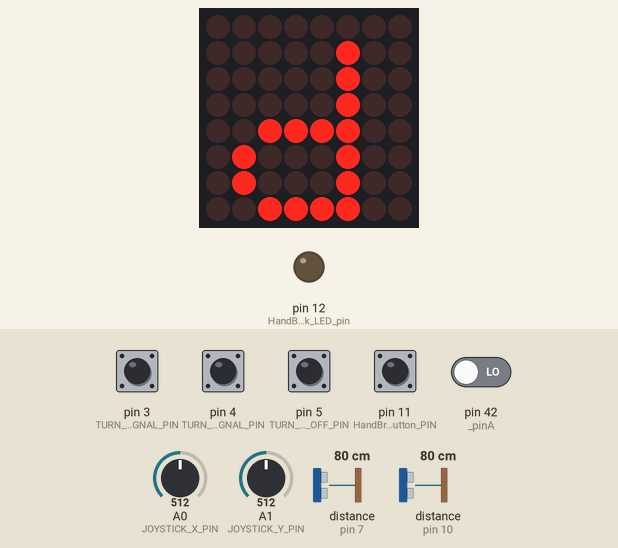
This sketch was run on a simulated Arduino Mega 2560, built with avr-gcc and run on an emulated ATmega2560. Shown: 8×8 LED matrix, output pins drawn as LEDs (lit = HIGH). Wiring (inferred from the names in the program): 2 × ultrasonic range finder: trigger pin 6, echo pin 7 / trigger pin 9, echo pin 10; MAX7219 LED driver (orientation assumed): data pin 30; clock pin 34; CS pin 32. The inputs (shaded band) are chosen by the test bench; at power-on: pin 3 (TURN_RIGHT_SIGNAL_PIN), pin 4 (TURN_LEFT_SIGNAL_PIN), pin 5 (TURN_SIGNAL_OFF_PIN), pin 11 (HandBreak_Button_PIN) HIGH, pin 42 (_pinA) LOW, A1 (JOYSTICK_Y_PIN) = 512, A0 (JOYSTICK_X_PIN) = 512, distance to the obstacle (sensors on pin 7, pin 10) 80 cm. The echo pulse lasts 58.3 µs per cm; pins used as bus, display or sensor lines are not drawn; what the sketch prints to the serial monitor is not drawn.

Above: at 1.2 s.
1.3 s: A1 (JOYSTICK_Y_PIN) set to 693
4.3 s: A1 (JOYSTICK_Y_PIN) set to 711
At 4.8 s:
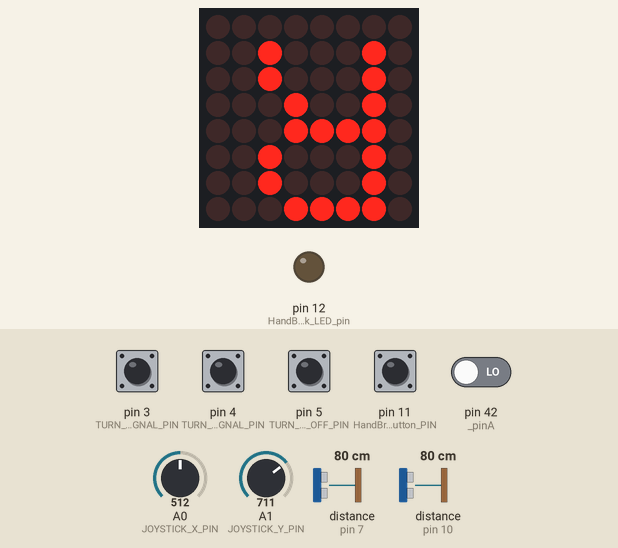
5.8 s: A1 (JOYSTICK_Y_PIN) set to 313
7.3 s: A1 (JOYSTICK_Y_PIN) set to 282
At 8.0 s:
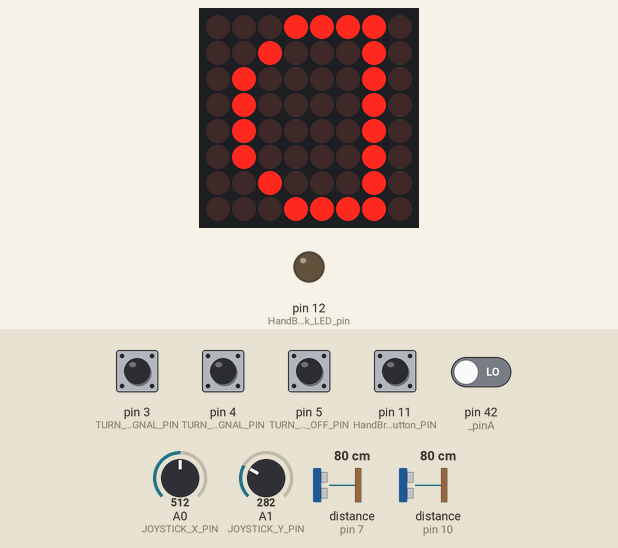
8.8 s: pin 11 (HandBreak_Button_PIN) pulled LOW for 0.15 s
At 8.88 s:
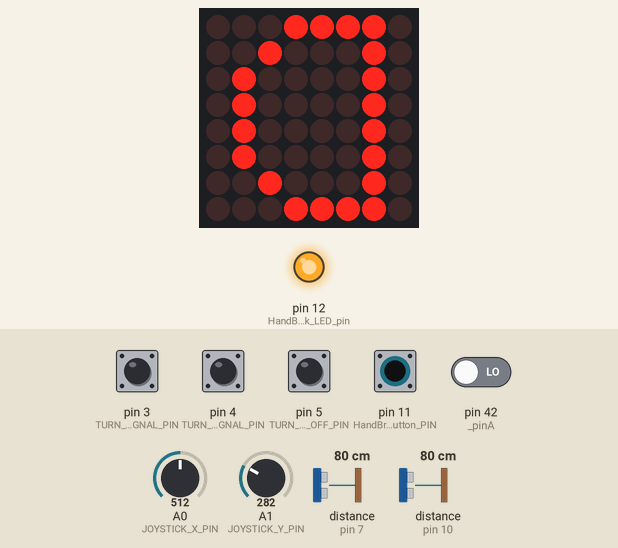
Timing chart, 0 to 11.8 s (numbered marks = the images above; inputs shaded):
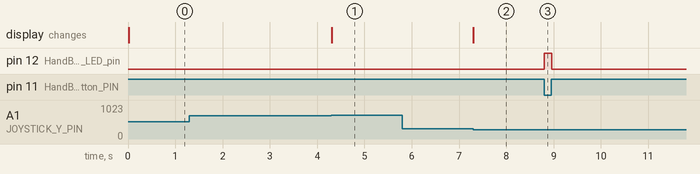

The sketch:

main.ino
```cpp
#include "Ultrasonic.h"         // Include the ultrasonic module
#include "SerialToPython.h"     // Include the serial module
#include "RotaryEncoder.h"      // Include the rotary encoder module
#include "JoystickController.h" // Include the joystick controller module
#include "LED8x8Matrix.h"
#include "TurnSignal.h" // Include the turn signal module
#include <stdint.h>

float acceleration;
float deceleration;
int32_t steering_angle = 0; // Steering angle in degrees
bool handbreak = true;      // true for handbrake engaged, false for disengaged
char gear;                  // 'D' for drive, 'R' for reverse, 'P' for parking
char turn_signal;           // 'R' for right, 'L' for left, 'N' for none

#define HandBreak_Button_PIN 11 // Pin for handbrake
#define HandBreak_LED_pin 12

// Create a RotaryEncoder instance
RotaryEncoder encoder;       // Connect encoder pins A and B to pins 2 and 3
JoystickController joystick; // Create a JoystickController instance
Ultrasonic ultrasonic;       // Create an Ultrasonic instance
LED8x8Matrix matrix;         // Create an LED8x8Matrix instance
TurnSignal turnsignal;       // Create a TurnSignal instance

void setup()
{
    Serial.begin(115200); // Initialize ultrasonic sensors
    encoder.begin();      // Initialize the rotary encoder
    ultrasonic.begin();
    matrix.begin();     // Initialize the LED matrix
    turnsignal.begin(); // Initialize the turn signal
    encoder.resetAngle();
    pinMode(HandBreak_Button_PIN, INPUT_PULLUP); // Set handbrake pin as input
    pinMode(HandBreak_LED_pin, OUTPUT);          // Set handbrake LED pin as output
}

void loop()
{
    // // Measure acceleration and deceleration
    acceleration = ultrasonic.measure_acceleration();
    deceleration = ultrasonic.measure_deceleration();

    // // Update the steering angle
    encoder.update();
    steering_angle = encoder.getAngle();
    // Serial.print("Steering Angle: ");
    // Serial.println(steering_angle);
    gear = joystick.get_gear_status();
    matrix.displayGear(gear);
    turn_signal = turnsignal.read_signal();
    handbreak = (digitalRead(HandBreak_Button_PIN) == LOW);
    if (handbreak)
    {
        digitalWrite(HandBreak_LED_pin, HIGH); // Turn on the LED if handbrake is engaged
    }
    else
    {
        digitalWrite(HandBreak_LED_pin, LOW); // Turn off the LED if handbrake is disengaged
    }

    // Serial.print("Turn Signal: ");
    // Serial.println(turn_signal);

    // Send data to Python
    Serial_to_python::send_data(acceleration, deceleration, steering_angle, handbreak, gear, turn_signal);

    // delay(50); // Wait for 100ms before the next update
}
```

JoystickController.cpp
```cpp
#include "JoystickController.h"

// Read the X axis value (0-1023)
int JoystickController::readX() {
    return analogRead(xPin);
}

// Read the Y axis value (0-1023)
int JoystickController::readY() {
    return analogRead(yPin);
}

char JoystickController::get_gear_status() {
    int x_value = readX();
    int y_value = readY();


    // 0 < x, y < 1023
    if (y_value < 300) {
        gear_state = 'D';  // Drive 搖桿往上是D
    } else if (y_value > 700) {
        gear_state = 'R';  // Reverse 搖桿往下是R
    } else if (x_value < 300) {
        gear_state = 'P';  // Park
    }

    return gear_state;
}
```

JoystickController.h
```cpp
#ifndef JOYSTICK_CONTROLLER_H
#define JOYSTICK_CONTROLLER_H

#include <Arduino.h>

#define JOYSTICK_X_PIN A0  // Default pin for X-axis
#define JOYSTICK_Y_PIN A1  // Default pin for Y-axis\

class JoystickController {
public:
    // Constructor: xPin and yPin for analog joystick axes, buttonPin for the push-button
    JoystickController()
        : xPin(JOYSTICK_X_PIN), yPin(JOYSTICK_Y_PIN), gear_state('P') {}  // Default pin numbers;

    // Initialize the joystick (set pin modes)

    // Read the X-axis value (0-1023)
    int readX();

    // Read the Y-axis value (0-1023)
    int readY();

    // Read the push-button state (HIGH or LOW)
    bool readButton();

    char get_gear_status();

private:
    uint8_t xPin;
    uint8_t yPin;
    char gear_state;  // 'D' for drive, 'R' for reverse, 'P' for parking
};

#endif
```

LED8x8Matrix.cpp
```cpp
#include "LED8x8Matrix.h"

#define DINPIN 30
#define CSPIN 32
#define CLKPIN 34

LED8x8Matrix::LED8x8Matrix()
    : din(DINPIN), cs(CSPIN), clk(CLKPIN)
{
    clear();
}

const uint8_t letterD[8] = {
    0b01111000, // .####...
    0b01000100, // .#....#.
    0b01000010, // .#....#.
    0b01000010, // .#....#.
    0b01000010, // .#....#.
    0b01000010, // .#....#.
    0b01000100, // .#...#..
    0b01111000  // .####...
};

const uint8_t letterR[8] = {
    0b00000000, //
    0b01000100,
    0b01000100,
    0b01001000,
    0b01111000,
    0b01000100,
    0b01000100,
    0b01111000  //
};

const uint8_t letterP[8] = {
    0b00000000, // ........
    0b00100000, // .#......
    0b00100000, // .#......
    0b00100000, // .#......
    0b00111100, // .###....
    0b00100010, // .#..#...
    0b00100010, // .#..#...
    0b00111100  // .###....
};

void LED8x8Matrix::begin() {
    pinMode(din, OUTPUT);
    pinMode(cs, OUTPUT);
    pinMode(clk, OUTPUT);
    digitalWrite(cs, HIGH);

    // MAX7219 setup:
    sendByte(0x09, 0x00); // Disable decode mode for all digits
    sendByte(0x0A, 0x0F); // Intensity: adjust brightness (0x00 to 0x0F)
    sendByte(0x0B, 0x07); // Scan limit: display all 8 digits/rows
    sendByte(0x0C, 0x01); // Normal operation mode (turn off shutdown)
    sendByte(0x0F, 0x00); // Disable display test
    updateDisplay();
}

void LED8x8Matrix::clear() {
    for (int i = 0; i < 8; i++) {
        displayBuffer[i] = 0x00;
    }
}

void LED8x8Matrix::setPixel(uint8_t x, uint8_t y, bool state) {
    if (x >= 8 || y >= 8) return; // Out-of-bounds check
    if (state) {
        displayBuffer[y] |= (1 << x);
    } else {
        displayBuffer[y] &= ~(1 << x);
    }
}

void LED8x8Matrix::updateDisplay() {
    // MAX7219 registers 1 to 8 correspond to rows 0 to 7
    for (uint8_t row = 0; row < 8; row++) {
        sendByte(row + 1, displayBuffer[row]);
    }
}

void LED8x8Matrix::displayGear(char gear) {
    clear();
    switch (gear) {
        case 'D':
            for (uint8_t row = 0; row < 8; row++) {
                for (uint8_t col = 0; col < 8; col++) {
                    // Check if the bit corresponding to the current column is set.
                    // Bit 7 is leftmost so shift accordingly.
                    bool pixelOn = (letterD[row] >> (7 - col)) & 0x01;
                    setPixel(col, row, pixelOn);
                }
            }
            break;
        case 'R':
            for (uint8_t row = 0; row < 8; row++) {
                for (uint8_t col = 0; col < 8; col++) {
                    // Check if the bit corresponding to the current column is set.
                    // Bit 7 is leftmost so shift accordingly.
                    bool pixelOn = (letterR[row] >> (7 - col)) & 0x01;
                    setPixel(col, row, pixelOn);
                }
            }
            break;
        case 'P':
            for (uint8_t row = 0; row < 8; row++) {
                for (uint8_t col = 0; col < 8; col++) {
                    // Check if the bit corresponding to the current column is set.
                    // Bit 7 is leftmost so shift accordingly.
                    bool pixelOn = (letterP[row] >> (7 - col)) & 0x01;
                    setPixel(col, row, pixelOn);
                }
            }
            break;
        default:
            break;
    }
    updateDisplay();
}

void LED8x8Matrix::sendByte(uint8_t address, uint8_t data) {
    digitalWrite(cs, LOW);
    // Shift out the address and data with MSB first
    shiftOut(din, clk, MSBFIRST, address);
    shiftOut(din, clk, MSBFIRST, data);
    digitalWrite(cs, HIGH);
}
```

LED8x8Matrix.h
```cpp
#ifndef LED8X8MATRIX_H
#define LED8X8MATRIX_H

#include <Arduino.h>

class LED8x8Matrix {
public:
    // Constructor: dinPin: Data In, csPin: Chip Select, clkPin: Clock
    LED8x8Matrix();

    // Initializes the MAX7219-based LED matrix
    void begin();

    // Clear the display buffer (set all pixels off)
    void clear();

    // Set an individual pixel (x, y) with state (true = ON, false = OFF)
    void setPixel(uint8_t x, uint8_t y, bool state);

    // Update the LED matrix display with the buffer contents
    void updateDisplay();

    void displayGear(char gear); // Display the gear status on the matrix

private:
    uint8_t din;          // Data input pin
    uint8_t cs;           // Chip select pin
    uint8_t clk;          // Clock pin
    uint8_t displayBuffer[8]; // Buffer to hold 8 rows (one byte per row)

    // Low-level function to send a byte to a MAX7219 register
    void sendByte(uint8_t address, uint8_t data);
};

#endif
```

RotaryEncoder.cpp
```cpp
#include "RotaryEncoder.h"

#define _pinA 42
#define _pinB 44

// Constructor
RotaryEncoder::RotaryEncoder()
    : pinA(_pinA), pinB(_pinB), angle(0), lastStateA(LOW) {}

// Initialize the rotary encoder
void RotaryEncoder::begin() {
    pinMode(pinA, INPUT);
    pinMode(pinB, INPUT);
    lastStateA = digitalRead(pinA);  // Read the initial state of pin A
    // attachInterrupt(digitalPinToInterrupt(_pinA), RotaryEncoder::update, CHANGE);
}

// Update the angle based on encoder signals
void RotaryEncoder::update() {
    int clkValue = digitalRead(pinA);
    if(lastStateA == HIGH && clkValue == LOW) {
    // Serial.print("dtValue = ");
    // Serial.println(dtValue);
    // Serial.print("clkValue = ");
    // Serial.println(clkValue);
    int dtValue = digitalRead(pinB);
        if(dtValue == LOW) {
            angle--;
            Serial.println("CounterClockwise");
        } else {
            angle++;
            Serial.println("clockwise");
        }
    }
    lastStateA = clkValue;  // Update the last state of pin A
}

// Get the current steering angle
int32_t RotaryEncoder::getAngle() {
    return angle;
}

// Reset the angle to zero
void RotaryEncoder::resetAngle() {
    angle = 0;
}
```

RotaryEncoder.h
```cpp
#ifndef ROTARY_ENCODER_H
#define ROTARY_ENCODER_H

#include <Arduino.h>
#include <stdint.h>

class RotaryEncoder {
public:
    // Constructor
    RotaryEncoder();

    // Initialize the rotary encoder
    void begin();

    // Update the angle based on encoder signals
    void update();

    // Get the current steering angle
    int32_t getAngle();

    // Reset the angle to zero
    void resetAngle();

private:
    uint8_t pinA;       // Encoder pin A
    uint8_t pinB;       // Encoder pin B
    int32_t angle;          // Current steering angle (in steps)
    int lastStateA;     // Last state of pin A
};

#endif
```

SerialToPython.cpp
```cpp
#include "SerialToPython.h"
#include <Arduino.h>


void Serial_to_python::send_data(float acceleration, float deceleration, int32_t steering_angle, bool handbreak, char gear , char turn_signal) {
    Serial.write(HEADER);                      // Send header byte
    Serial.write((uint8_t*)&acceleration, 4);  // Send acceleration (4 bytes)
    Serial.write((uint8_t*)&deceleration, 4);  // Send deceleration (4 bytes)
    Serial.write((uint8_t*)&steering_angle, 4);                         // Send RPM (4 byte)
    Serial.write(handbreak);
    Serial.write(gear);
    Serial.write(turn_signal);
}
```

SerialToPython.h
```cpp
#define SERIAL_To_Python_H
#ifdef SERIAL_To_Python_H

#include <Arduino.h>

const uint8_t HEADER = 0xAA; // Header byte

namespace Serial_to_python{
    void send_data(float acceleration, float deceleration, int32_t steering_angle, bool handbreak, char gear , char turn_signal);
}

#endif
```

TurnSignal.cpp
```cpp
#include "TurnSignal.h"
#include <Arduino.h>

#define TURN_RIGHT_SIGNAL_PIN 3 // Pin for turn signal
#define TURN_LEFT_SIGNAL_PIN 4 // Pin for turn signal
#define TURN_SIGNAL_OFF_PIN 5 // Pin for turn signal

TurnSignal::TurnSignal() : turn_right_signal_pin(TURN_RIGHT_SIGNAL_PIN), turn_left_signal_pin(TURN_LEFT_SIGNAL_PIN), turn_signal_off_pin(TURN_SIGNAL_OFF_PIN), turn_signal_state('N') {}

void TurnSignal::begin() {
    pinMode(turn_right_signal_pin, INPUT_PULLUP); // Set the pin as input with pull-up resistor
    pinMode(turn_left_signal_pin, INPUT_PULLUP);
    pinMode(turn_signal_off_pin, INPUT_PULLUP);
}

char TurnSignal::read_signal() {
    if (digitalRead(turn_right_signal_pin) == LOW) {
        turn_signal_state = 'R'; // Right turn signal
    } else if (digitalRead(turn_left_signal_pin) == LOW) {
        turn_signal_state = 'L'; // Left turn signal
    } else if (digitalRead(turn_signal_off_pin) == LOW) {
        turn_signal_state = 'N'; // Turn signal off
    }
    return turn_signal_state;
}
```

TurnSignal.h
```cpp
#define TurnSignal_h
#ifdef TurnSignal_h
#include<Arduino.h>


class TurnSignal {
    public:
        TurnSignal();
        void begin(); // Initialize the turn signal pins
        char read_signal();
    private:
        char turn_signal_state; // 'R' for right, 'L' for left, 'N' for none
        int turn_right_signal_pin; // Pin number for the turn signal
        int turn_left_signal_pin; // Pin number for the turn signal off
        int turn_signal_off_pin; // Pin number for the turn signal off

};
#endif
```

Ultrasonic.cpp
```cpp
#include "Ultrasonic.h"

#define TRIG_1_PIN 6
#define ECHO_1_PIN 7
#define TRIG_2_PIN 9
#define ECHO_2_PIN 10

Ultrasonic::Ultrasonic() : trig_1_pin(TRIG_1_PIN), echo_1_pin(ECHO_1_PIN), trig_2_pin(TRIG_2_PIN), echo_2_pin(ECHO_2_PIN) {}

void Ultrasonic::begin() {
    pinMode(trig_1_pin, OUTPUT);
    pinMode(echo_1_pin, INPUT);
    pinMode(trig_2_pin, OUTPUT);
    pinMode(echo_2_pin, INPUT);
}

float Ultrasonic::measure_acceleration() {
    // Send a 10-microsecond pulse to the trigger pin
    digitalWrite(trig_1_pin, LOW);
    delayMicroseconds(2);
    digitalWrite(trig_1_pin, HIGH);
    delayMicroseconds(10);
    digitalWrite(trig_1_pin, LOW);

    // Read the echo pin and measure the duration of the pulse
    long duration = pulseIn(echo_1_pin, HIGH);

    // Calculate the distance and transfer it to acceleration
    return duration;
}

float Ultrasonic::measure_deceleration(){
    digitalWrite(trig_2_pin, LOW);
    delayMicroseconds(2);
    digitalWrite(trig_2_pin, HIGH);
    delayMicroseconds(10);
    digitalWrite(trig_2_pin, LOW);

    // Read the echo pin and measure the duration of the pulse
    long duration = pulseIn(echo_2_pin, HIGH);

    // Calculate the distance and transfer it to deceleration
    return duration;
}
```

Ultrasonic.h
```cpp
#ifndef ULTRASONIC_H
#define ULTRASONIC_H

#include <Arduino.h>

// Pin definitions // 1 for aceleration , 2 for deceleration

class Ultrasonic {
    public:
        Ultrasonic();
        void begin();  // Function to initialize pins
        float measure_acceleration();  // Function to measure distance
        float measure_deceleration();  // Function to measure distance
    private:
        int trig_1_pin;
        int echo_1_pin;
        int trig_2_pin;
        int echo_2_pin;
};

#endif
```

Measured:
- the behaviour switches between 700 and 701 on A1 (JOYSTICK_Y_PIN) (found by bisection; images 0 and 1)
- the behaviour switches between 300 and 299 on A1 (JOYSTICK_Y_PIN) (found by bisection; images 1 and 2)
- after the input at 1.3 s, every drawn part: stays the same
- after the input at 4.3 s, the display: changes at once (image 1)
- after the input at 5.8 s, every drawn part: stays the same
- after the input at 7.3 s, the display: changes at once (image 2)
- after the input at 8.8 s, pin 12 (HandBreak_LED_pin): LOW → HIGH at once, → LOW 0.15 s later
